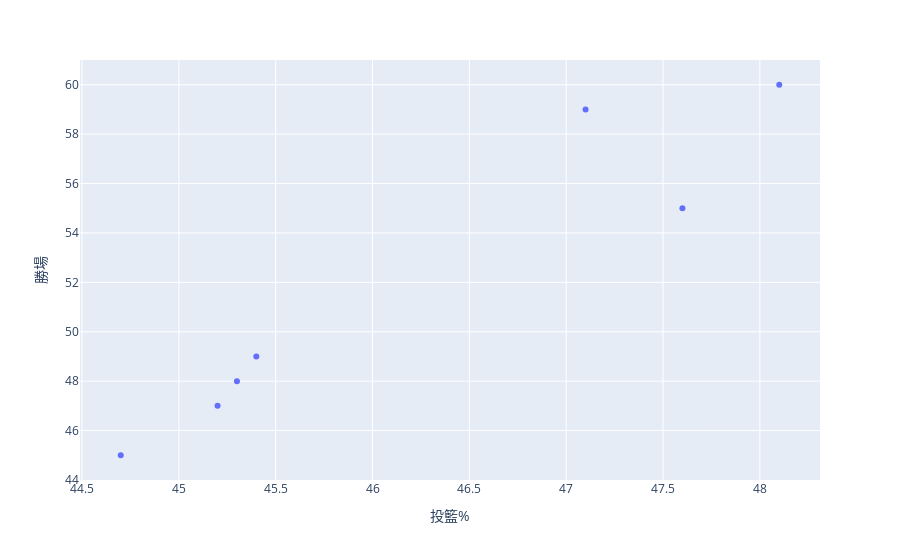

Source (notebook cell):
### Code cell
px.scatter(df, x='投籃%', y='勝場')

### Figure 1 — Plotly figure (JSON) as saved in the notebook; plotly's stock layout.template omitted (floating-point values rounded to 4 significant figures)
{"data": [{"hoverlabel": {"namelength": 0}, "hovertemplate": "投籃%=%{x}<br>勝場=%{y}", "legendgroup": "", "marker": {"color": "#636efa", "symbol": "circle"}, "mode": "markers", "name": "", "showlegend": false, "type": "scatter", "x": [48.1, 47.1, 44.7, 47.6, 45.2, 45.3, 45.4], "xaxis": "x", "y": [60, 59, 45, 55, 47, 48, 49], "yaxis": "y"}], "layout": {"legend": {"tracegroupgap": 0}, "margin": {"t": 60}, "xaxis": {"anchor": "y", "domain": [0, 1], "title": {"text": "投籃%"}}, "yaxis": {"anchor": "x", "domain": [0, 1], "title": {"text": "勝場"}}}}
